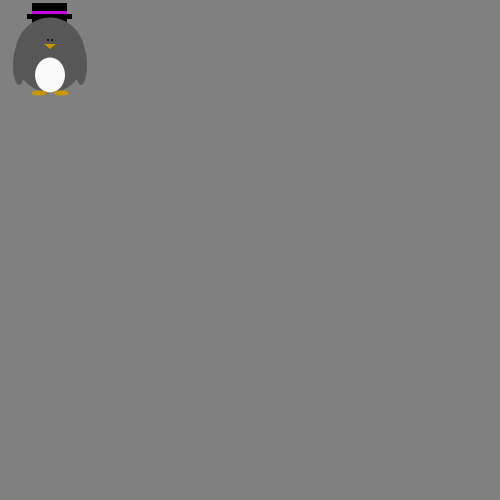
Frame 1 (no input)
Frame 60 (the mouse pressed at the canvas centre just before this capture): identical to frame 1, image omitted
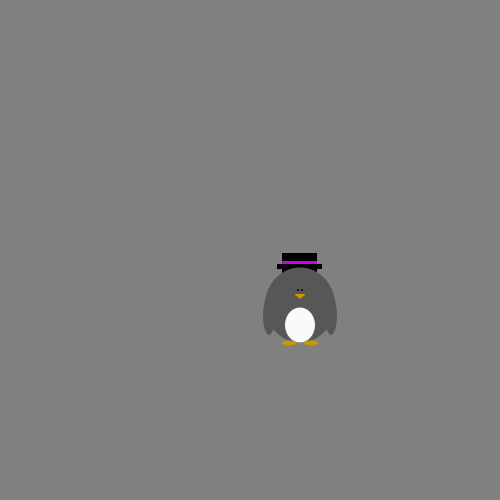
Frame 120 (the mouse held since frame 60 and released just before this capture)

The Processing sketch that drew these frames (run headless with seeded random() and noise(); from frame 60 on, the mouse is pressed at the canvas centre):

// Processing sketch: processing_86119
// ── processing_86119.pde

int myX;
int myY;

void setup() {
   size (500,500);
   myX=100;
   myY=100;
}

void draw () {
   background(128);
   myX=mouseX;
   myY=mouseY;
   noStroke();
   fill(0); // black
   rect(myX+32,myY+3,35,20); //hat
   rect(myX+27,myY+14,45,5);
   fill(200,0,230); // magenta
   rect(myX+32,myY+11,35,3); // hat band
   fill(87); // charcoal
   ellipse(myX+50,myY+55,70,75); // body and wings
   ellipse(myX+19,myY+65,12,40);
   ellipse(myX+81,myY+65,12,40);
   fill(0); // black
   ellipse(myX+48,myY+40,2,2); // eyes
   ellipse(myX+52,myY+40,2,2);
   fill(250); // white
   ellipse(myX+50,myY+75,30,35); // tummy
   fill(200,150,0); // orange
   ellipse(myX+39,myY+93,15,5); // feet
   ellipse(myX+61,myY+93,15,5);
   triangle(myX+44,myY+44,myX+56,myY+44,myX+50,myY+49); // beak
}
